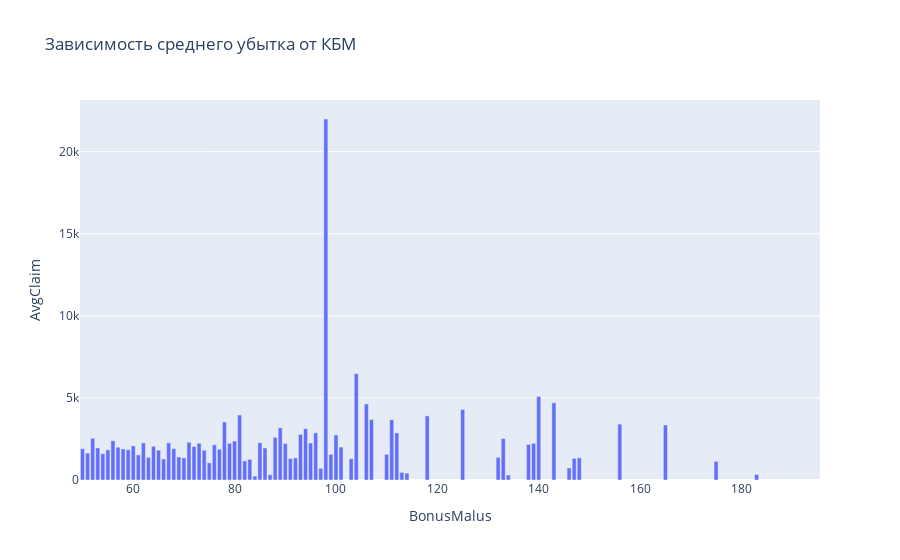

The cell this chart's notebook holds for it:
### Code cell
fig = px.bar(df_group_BM, x='BonusMalus', y='AvgClaim', title='Зависимость среднего убытка от КБМ')
fig.show()

### Figure 1 — Plotly figure (JSON) as saved in the notebook; plotly's stock layout.template omitted (floating-point values rounded to 4 significant figures)
{"data": [{"alignmentgroup": "True", "hoverlabel": {"namelength": 0}, "hovertemplate": "BonusMalus=%{x}<br>AvgClaim=%{y}", "legendgroup": "", "marker": {"color": "#636efa"}, "name": "", "offsetgroup": "", "orientation": "v", "showlegend": false, "textposition": "auto", "type": "bar", "x": [50, 51, 52, 53, 54, 55, 56, 57, 58, 59, 60, 61, 62, 63, 64, 65, 66, 67, 68, 69, 70, 71, 72, 73, 74, 75, 76, 77, 78, 79, 80, 81, 82, 83, 84, 85, 86, 87, 88, 89, 90, 91, 92, 93, 94, 95, 96, 97, 98, 99, 100, 101, 102, 103, 104, 105, 106, 107, 108, 109, 110, 111, 112, 113, 114, 115, 116, 117, 118, 119, 120, 121, 123, 124, 125, 126, 128, 130, 131, 132, 133, 134, 135, 138, 139, 140, 143, 146, 147, 148, 150, 155, 156, 157, 164, 165, 166, 173, 174, 175, 178, 183, 185, 195], "xaxis": "x", "y": [1908.0, 1640.0, 2543.0, 1955.0, 1601.0, 1834.0, 2391.0, 1999.0, 1889.0, 1844.0, 2073.0, 1528.0, 2261.0, 1381.0, 2051.0, 1818.0, 1280.0, 2261.0, 1911.0, 1405.0, 1346.0, 2298.0, 2038.0, 2239.0, 1813.0, 1048.0, 2146.0, 1875.0, 3529.0, 2235.0, 2369.0, 3957.0, 1160.0, 1257.0, 237.0, 2271.0, 1953.0, 324.4, 2594.0, 3176.0, 2226.0, 1308.0, 1342.0, 2771.0, 3125.0, 2254.0, 2872.0, 708.4, 21990.0, 1562.0, 2744.0, 2005.0, null, 1292.0, 6472.0, null, 4634.0, 3679.0, null, null, 1562.0, 3672.0, 2867.0, 463.7, 418.6, null, null, null, 3906.0, null, null, null, null, null, 4291.0, null, null, null, null, 1379.0, 2525.0, 301.5, null, 2164.0, 2230.0, 5084.0, 4700.0, 735.1, 1316.0, 1351.0, null, null, 3404.0, null, null, 3349.0, null, null, null, 1137.0, null, 333.9, null, null], "yaxis": "y"}], "layout": {"barmode": "relative", "legend": {"tracegroupgap": 0}, "title": {"text": "Зависимость среднего убытка от КБМ"}, "xaxis": {"anchor": "y", "domain": [0, 1], "title": {"text": "BonusMalus"}}, "yaxis": {"anchor": "x", "domain": [0, 1], "title": {"text": "AvgClaim"}}}}
